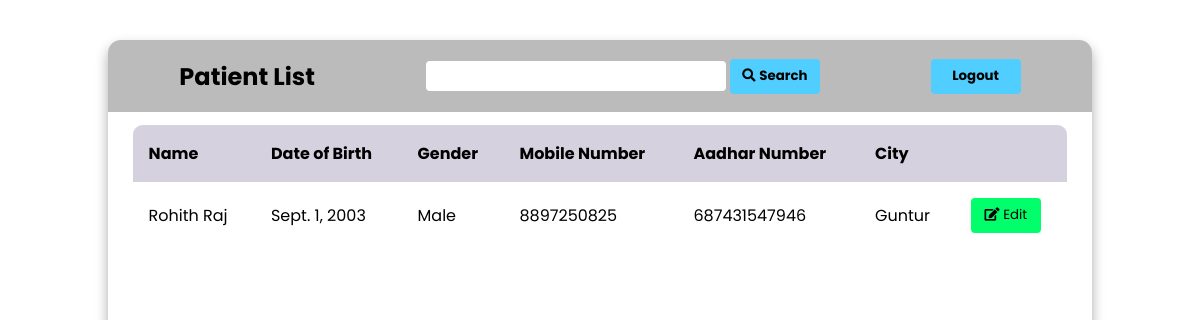
Before: /presidentPatientView/ with the older database file.
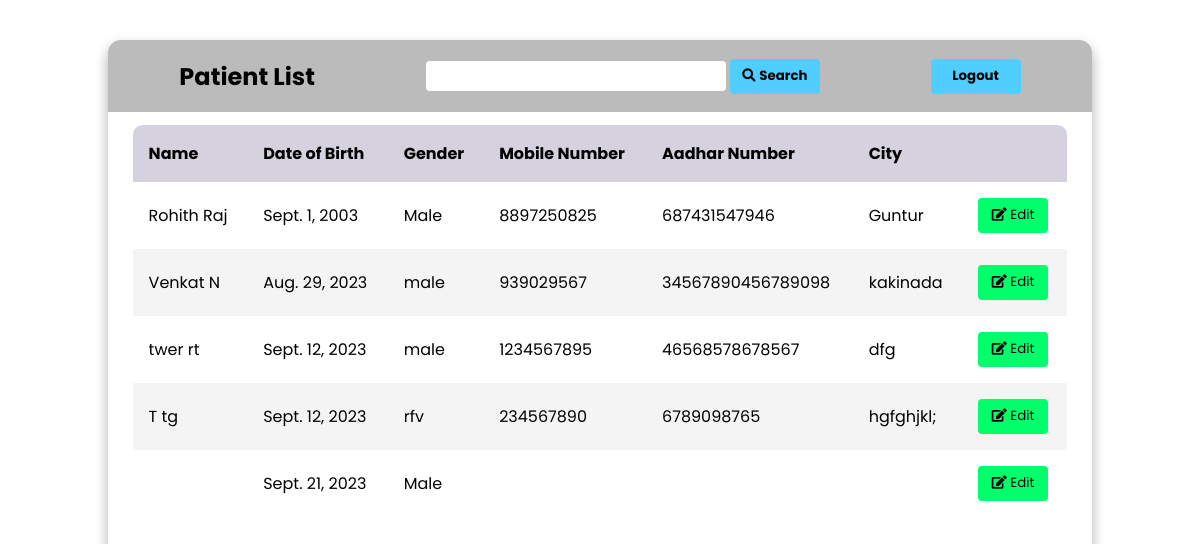
After: the same page with the newer database file.
### Hospital/models.py (models this page shows)
class Patient(models.Model):
    name = models.CharField('Doctor Name', max_length=100)
    firstName = models.CharField('First Name', max_length=50)
    lastName = models.CharField('last Name', max_length=50)
    dateOfBirth = models.DateField(default=date.today())
    gender = models.CharField('Gender', max_length=50, default='Male')
    email = models.EmailField('Email', max_length=100, null=True)
    mobileNumber = models.CharField('Mobile Number', max_length=15)
    aadharNumber = models.CharField('Aadhar Number', max_length=15)
    city = models.CharField('City', max_length=50)
    symptoms = models.CharField('Symptoms',max_length=100,default="None")
    diagnosis = models.CharField('Diagnosis', max_length=100,default="None")
    prescription = models.CharField('Prescription', max_length=100,default="None")

### Hospital/views.py (the view)
# urls.py: path('presidentPatientView/', president_patient_view),
def president_patient_view(request):
    patients = Patient.objects.all()
    if (request.method == 'POST'):
        patients = Patient.objects.annotate().filter(
            name__icontains=request.POST['searchPatient'])
    return render(request, 'President/president_patient_view.html', {'patients': patients})

### templates/President/president_patient_view.html (shortened to what this page needs)
{% load static %}
<html lang="en">
<head>
    <link rel="stylesheet" href="{% static 'css/president_doctor_patient.css' %}">
    <link rel="stylesheet" href="https://cdnjs.cloudflare.com/ajax/libs/font-awesome/5.15.3/css/all.min.css"/>
</head>
<body>
    <main class="table">
        <section class="table_header">
            <h1>Patient List</h1>
            <form action="" method="post">
                <input type="search" name="searchPatients" id="">
                <button type="submit" class="btn btn-search"><i class="fa fa-search" aria-hidden="true"></i> <strong>Search</strong> </button>
            </form>
            <a href="/presidentLogout"><button class="btn btn-search"><strong>Logout</strong></button></a>
        </section>
        <section class="table_body">
            <table >
                <thead>
                    <tr>
                        <th>Name</th>
                        <th>Date of Birth</th>
                        <th>Gender</th>
                        <th>Mobile Number</th>
                        <th>Aadhar Number</th>
                        <th>City</th>
                        <th></th>
                    </tr>
                </thead>
                <tbody>
                    {% for member in patients %}
                    <tr>
                        <td>{{ member.name }}</td>
                        <td>{{ member.dateOfBirth }}</td>
                        <td>{{ member.gender }}</td>
                        <td>{{ member.mobileNumber }}</td>
                        <td>{{ member.aadharNumber }}</td>
                        <td>{{ member.city }}</td>
                        <td><a><button class="btn btn-edit" style="width: 70px;"> <i class="fa fa-edit"></i> Edit</button></a></td>
                    </tr>
                    {% endfor %}
                </tbody>
            </table>
        </section>
    </main>
</body>
</html>

### static/css/president_doctor_patient.css (style rules this page uses)
* { margin: 0; padding: 0; box-sizing: border-box; font-family: "Poppins","sans-serif"; }
body { min-height: 100vh; display: flex; justify-content: center; align-items: center; min-height: 100vh; background: url('https://img.freepik.com/free-vector/national-doctor-s-day-hand-drawn-background_23-2149438164.jpg?w=1060&t=st=1694806426~exp=1694807026~hmac=6376b595b805c149273e5e85b00d1caf457a5115c41f25eee5608ac071fe0deb') center / cover; }
main.table { width: 82vw; height: 90vh; background-color: #fff5; backdrop-filter: blur(7px); border-radius: .8rem; box-shadow: 0 .4rem .8rem #0005; overflow: hidden; }
.table_header { width: 100%; height: 10%; background-color: #0004; padding: .8rem 1rem; display: flex; justify-content: space-around; align-items: center; }
input { width: 300px; height:30px; border-radius: 4px; padding: 2%; border: none; }
.btn { border-radius: 4px; height: 35px; border: none; cursor: pointer; }
.btn-search { width: 90px; background-color: rgb(80, 206, 255); }
.btn-edit { background-color: rgb(0, 255, 106); }
.table_body { width: 95%; max-height: calc(89% - .8rem); background-color: #fffb; margin: .8rem auto; border-radius: .6rem; overflow: auto; }
thead th { position: sticky; top: 0; left: 0; background-color: #d5d1defe; }
table { width: 100%; }
table , th , td { border-collapse: collapse; padding: 1rem; text-align: left; }
tbody tr:nth-child(even) { background-color: #0000000b; }

Changed rows visible on the page:
added Patient: name "Venkat N", dateOfBirth "Aug. 29, 2023", gender "male", mobileNumber "939029567", aadharNumber "34567890456789098", city "kakinada"
added Patient: name "twer rt", dateOfBirth "Sept. 12, 2023", gender "male", mobileNumber "1234567895", aadharNumber "46568578678567", city "dfg"
added Patient: name "T tg", dateOfBirth "Sept. 12, 2023", gender "rfv", mobileNumber "234567890", aadharNumber "6789098765", city "hgfghjkl;"
added Patient: dateOfBirth "Sept. 21, 2023", gender "Male"
